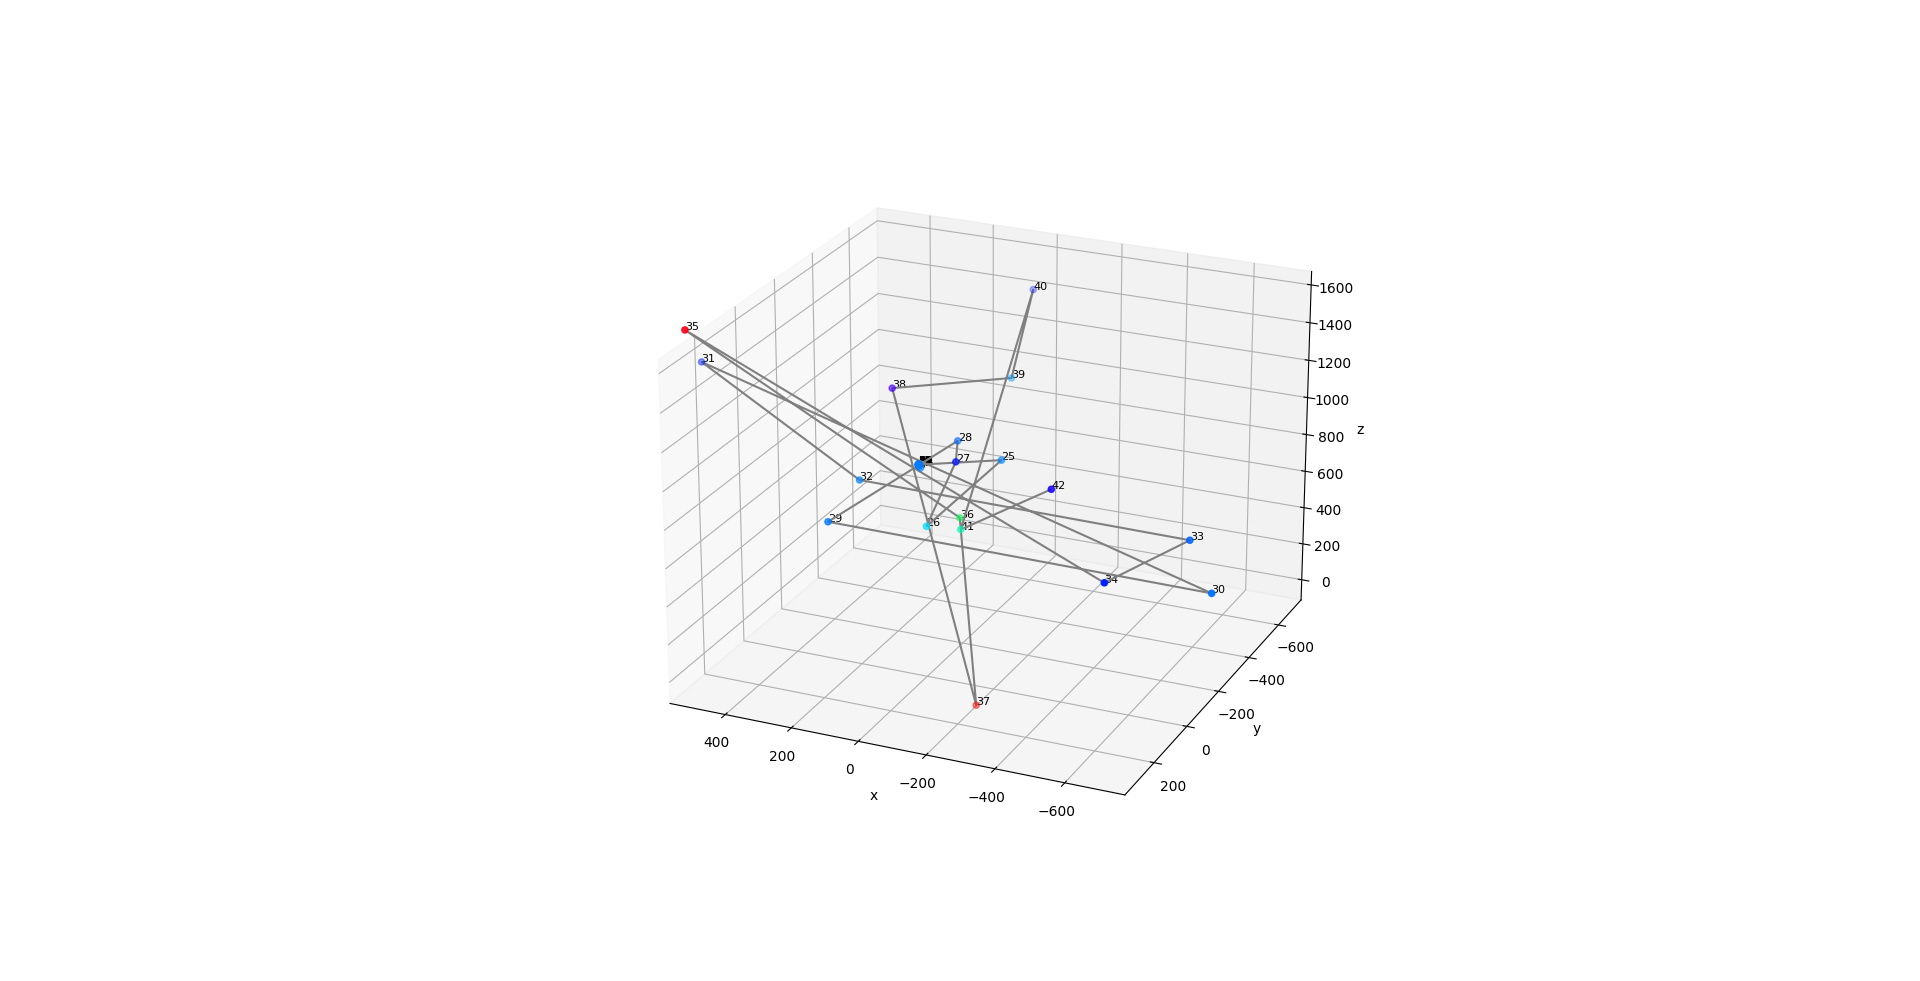

The Python source for this figure:
import json
import numpy as np
import matplotlib.pyplot as plt

x = list()
y = list()
z = list()
with open("data.txt") as fin:
    for line in fin:
        data = json.loads(line)
        x.append(data["x"])
        y.append(data["y"])
        z.append(data["z"])


fig = plt.figure()
ax = plt.axes(projection="3d")

# z_line = np.linspace(0, 15, 1000)
# x_line = np.cos(z_line)
# y_line = np.sin(z_line)
# ax.plot3D(x_line, y_line, z_line, 'gray')

x_points = np.array(x)
y_points = np.array(y)
z_points = np.array(z)
ax.plot3D(x_points, y_points, z_points, 'gray')
ax.scatter3D(x_points, y_points, z_points, c=z_points, cmap='hsv')

for i in range(len(x_points)):
    ax.text(x[i], y[i], z[i], str(i + 1), size=8, zorder=1, color='k')

ax.set_xlabel('x')
ax.set_ylabel('y')
ax.set_zlabel('z')

plt.show()
